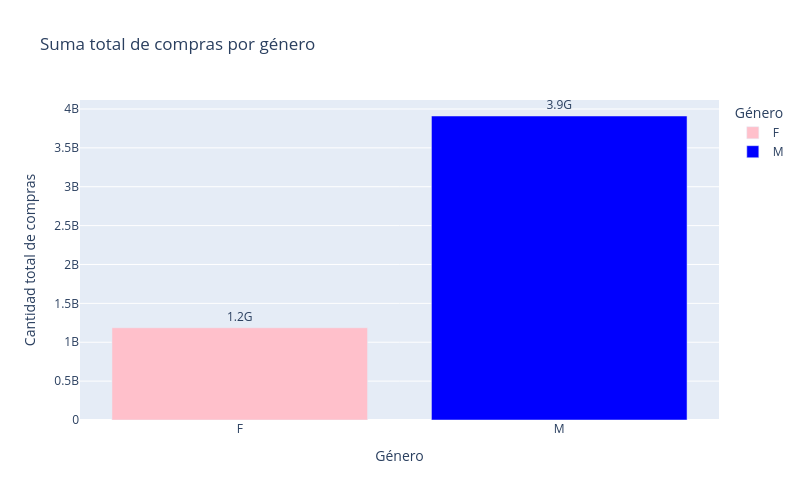

Notebook source saved alongside this figure:
### Markdown cell above
# Gráfico 2: Compras por género

### Code cell
#Gráfico 2. Compras por género
import plotly.express as px


# Agrupar los datos por género y calcular la suma total de compras
gender_purchase = data.groupby('Gender', as_index=False)['Purchase'].sum()

# Crear el gráfico interactivo con Plotly
fig = px.bar(
    gender_purchase,
    x='Gender',
    y='Purchase',
    color='Gender',
    text='Purchase',
    title='Suma total de compras por género',
    labels={'Purchase': 'Cantidad total de compras', 'Gender': 'Género'},
    color_discrete_map={'M': 'blue', 'F': 'pink'}  # Asignar colores personalizados
)

# Ajustar las dimensiones
fig.update_traces(texttemplate='%{text:.2s}', textposition='outside')
fig.update_layout(
    xaxis_title="Género",
    yaxis_title="Cantidad total de compras",
    uniformtext_minsize=8,
    uniformtext_mode='hide',
    width=800,  # Ancho del gráfico
    height=500  # Altura del gráfico
)

# Mostrar el gráfico interactivo
fig.show()

### Figure 1 — Plotly figure (JSON) as saved in the notebook; plotly's stock layout.template omitted (floating-point values rounded to 4 significant figures)
{"data": [{"hovertemplate": "Género=%{x}<br>Cantidad total de compras=%{text}<extra></extra>", "legendgroup": "F", "marker": {"color": "pink", "pattern": {"shape": ""}}, "name": "F", "orientation": "v", "showlegend": true, "text": [1186000000.0], "textposition": "outside", "texttemplate": "%{text:.2s}", "type": "bar", "x": ["F"], "xaxis": "x", "y": [1186232642], "yaxis": "y"}, {"hovertemplate": "Género=%{x}<br>Cantidad total de compras=%{text}<extra></extra>", "legendgroup": "M", "marker": {"color": "blue", "pattern": {"shape": ""}}, "name": "M", "orientation": "v", "showlegend": true, "text": [3910000000.0], "textposition": "outside", "texttemplate": "%{text:.2s}", "type": "bar", "x": ["M"], "xaxis": "x", "y": [3909580100], "yaxis": "y"}], "layout": {"barmode": "relative", "height": 500, "legend": {"title": {"text": "Género"}, "tracegroupgap": 0}, "title": {"text": "Suma total de compras por género"}, "uniformtext": {"minsize": 8, "mode": "hide"}, "width": 800, "xaxis": {"anchor": "y", "categoryarray": ["F", "M"], "categoryorder": "array", "domain": [0, 1], "title": {"text": "Género"}}, "yaxis": {"anchor": "x", "domain": [0, 1], "title": {"text": "Cantidad total de compras"}}}}
